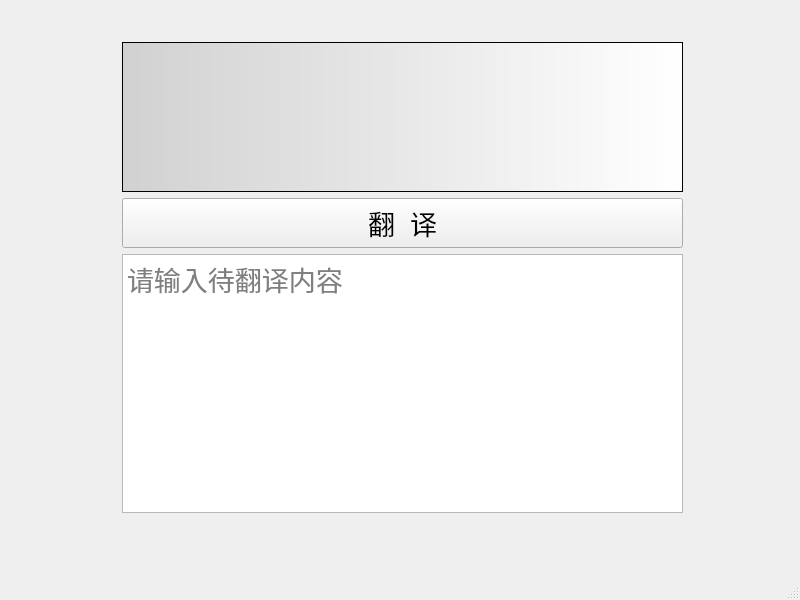
<?xml version="1.0" encoding="UTF-8"?>
<ui version="4.0">
 <class>MainWindow</class>
 <widget class="QMainWindow" name="MainWindow">
  <property name="geometry">
   <rect>
    <x>0</x>
    <y>0</y>
    <width>800</width>
    <height>600</height>
   </rect>
  </property>
  <property name="sizePolicy">
   <sizepolicy hsizetype="Preferred" vsizetype="Expanding">
    <horstretch>0</horstretch>
    <verstretch>0</verstretch>
   </sizepolicy>
  </property>
  <property name="windowTitle">
   <string>MainWindow</string>
  </property>
  <property name="autoFillBackground">
   <bool>false</bool>
  </property>
  <widget class="QWidget" name="centralwidget">
   <widget class="QWidget" name="">
    <property name="geometry">
     <rect>
      <x>122</x>
      <y>42</y>
      <width>561</width>
      <height>471</height>
     </rect>
    </property>
    <layout class="QVBoxLayout" name="verticalLayout">
     <item>
      <widget class="QLabel" name="output">
       <property name="sizePolicy">
        <sizepolicy hsizetype="Preferred" vsizetype="Fixed">
         <horstretch>0</horstretch>
         <verstretch>100</verstretch>
        </sizepolicy>
       </property>
       <property name="minimumSize">
        <size>
         <width>0</width>
         <height>150</height>
        </size>
       </property>
       <property name="styleSheet">
        <string notr="true">border:1px solid rgb(0,0,0);
background:qlineargradient(spread:pad, x1:0, y1:0, x2:1, y2:0, stop:0 rgba(209, 209, 209, 255), stop:1 rgba(255, 255, 255, 255))</string>
       </property>
       <property name="text">
        <string/>
       </property>
      </widget>
     </item>
     <item>
      <widget class="QPushButton" name="pushButton">
       <property name="minimumSize">
        <size>
         <width>0</width>
         <height>50</height>
        </size>
       </property>
       <property name="font">
        <font>
         <pointsize>20</pointsize>
         <kerning>true</kerning>
        </font>
       </property>
       <property name="cursor">
        <cursorShape>OpenHandCursor</cursorShape>
       </property>
       <property name="text">
        <string>翻  译</string>
       </property>
      </widget>
     </item>
     <item>
      <widget class="QTextEdit" name="textEdit">
       <property name="sizePolicy">
        <sizepolicy hsizetype="Preferred" vsizetype="Preferred">
         <horstretch>0</horstretch>
         <verstretch>0</verstretch>
        </sizepolicy>
       </property>
       <property name="font">
        <font>
         <pointsize>20</pointsize>
         <stylestrategy>PreferDefault</stylestrategy>
        </font>
       </property>
       <property name="placeholderText">
        <string>请输入待翻译内容</string>
       </property>
      </widget>
     </item>
    </layout>
   </widget>
  </widget>
  <widget class="QMenuBar" name="menubar">
   <property name="geometry">
    <rect>
     <x>0</x>
     <y>0</y>
     <width>800</width>
     <height>26</height>
    </rect>
   </property>
  </widget>
  <widget class="QStatusBar" name="statusbar"/>
 </widget>
 <resources/>
 <connections/>
</ui>
